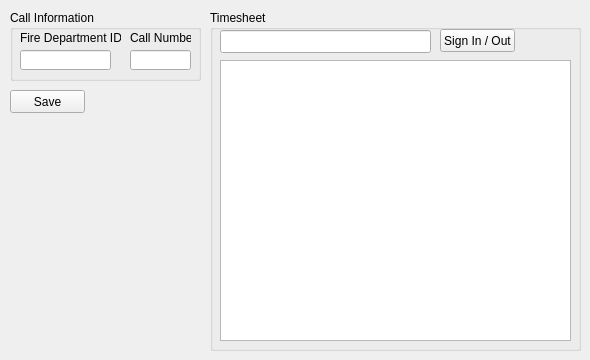
    <widget class="QWidget" name="tab">
     <attribute name="title">
      <string>Timesheet</string>
     </attribute>
     <widget class="QGroupBox" name="groupBox_2">
      <property name="geometry">
       <rect>
        <x>210</x>
        <y>10</y>
        <width>371</width>
        <height>341</height>
       </rect>
      </property>
      <property name="title">
       <string>Timesheet</string>
      </property>
      <widget class="QLineEdit" name="txtIDScan">
       <property name="enabled">
        <bool>true</bool>
       </property>
       <property name="geometry">
        <rect>
         <x>10</x>
         <y>20</y>
         <width>211</width>
         <height>23</height>
        </rect>
       </property>
      </widget>
      <widget class="QPushButton" name="btnSignIn">
       <property name="enabled">
        <bool>true</bool>
       </property>
       <property name="geometry">
        <rect>
         <x>230</x>
         <y>19</y>
         <width>75</width>
         <height>23</height>
        </rect>
       </property>
       <property name="text">
        <string>Sign In / Out</string>
       </property>
      </widget>
      <widget class="QTableView" name="tblTimesheet">
       <property name="geometry">
        <rect>
         <x>10</x>
         <y>50</y>
         <width>351</width>
         <height>281</height>
        </rect>
       </property>
       <property name="horizontalScrollBarPolicy">
        <enum>Qt::ScrollBarAlwaysOff</enum>
       </property>
       <property name="alternatingRowColors">
        <bool>true</bool>
       </property>
       <attribute name="verticalHeaderDefaultSectionSize">
        <number>19</number>
       </attribute>
      </widget>
     </widget>
     <widget class="QGroupBox" name="groupBox">
      <property name="geometry">
       <rect>
        <x>10</x>
        <y>10</y>
        <width>191</width>
        <height>71</height>
       </rect>
      </property>
      <property name="title">
       <string>Call Information</string>
      </property>
      <widget class="QLabel" name="lblDrillNum">
       <property name="geometry">
        <rect>
         <x>120</x>
         <y>20</y>
         <width>61</width>
         <height>16</height>
        </rect>
       </property>
       <property name="text">
        <string>Call Number:</string>
       </property>
      </widget>
      <widget class="QLineEdit" name="DB_INT_TS_CallNum">
       <property name="geometry">
        <rect>
         <x>120</x>
         <y>40</y>
         <width>61</width>
         <height>20</height>
        </rect>
       </property>
      </widget>
      <widget class="QLineEdit" name="txtFDID">
       <property name="geometry">
        <rect>
         <x>10</x>
         <y>40</y>
         <width>91</width>
         <height>20</height>
        </rect>
       </property>
      </widget>
      <widget class="QLabel" name="lblDrillNum_2">
       <property name="geometry">
        <rect>
         <x>10</x>
         <y>20</y>
         <width>101</width>
         <height>16</height>
        </rect>
       </property>
       <property name="text">
        <string>Fire Department ID:</string>
       </property>
      </widget>
     </widget>
     <widget class="QPushButton" name="btnSaveCall">
      <property name="geometry">
       <rect>
        <x>10</x>
        <y>90</y>
        <width>75</width>
        <height>23</height>
       </rect>
      </property>
      <property name="text">
       <string>Save</string>
      </property>
     </widget>
    </widget>
